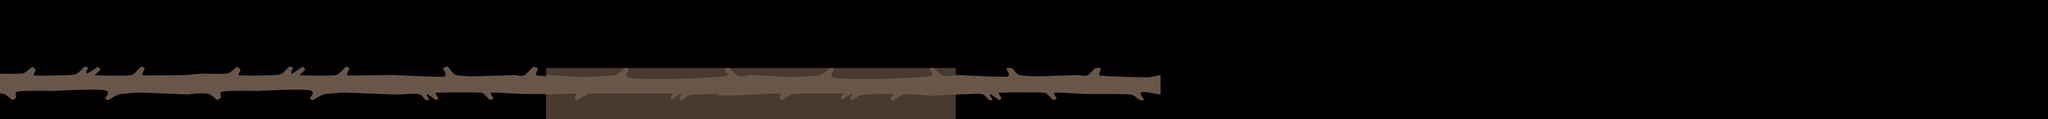

A 2D game scene composited from a Tiled map and its tileset images. What follows is a short description and the map's XML, with each tile layer's data collapsed to a summary:
An orthogonal 120x7 tile map with 100x100 px tiles, 1 tile layer (Tile Layer 1), 3 tilesets.

<map version="1.0" orientation="orthogonal" renderorder="right-down" width="120" height="7" tilewidth="100" tileheight="100" nextobjectid="1">
 <tileset firstgid="1" name="branch2" tilewidth="100" tileheight="100" tilecount="48">
  <image source="queuemeleon/branches/branches-02.png" trans="493a30" width="1280" height="444" />
 </tileset>
 <tileset firstgid="49" name="branch1" tilewidth="100" tileheight="100" tilecount="48">
  <image source="queuemeleon/branches/branches-01.png" trans="493a30" width="1280" height="444" />
 </tileset>
 <tileset firstgid="97" name="branch3" tilewidth="100" tileheight="100" tilecount="48">
  <image source="queuemeleon/branches/branches-03.png" trans="493a30" width="1280" height="444" />
 </tileset>
 <layer name="Tile Layer 1" width="120" height="7">
  <data>[840 cells, 239 non-empty, 132 distinct tile ids]</data>
 </layer>
</map>